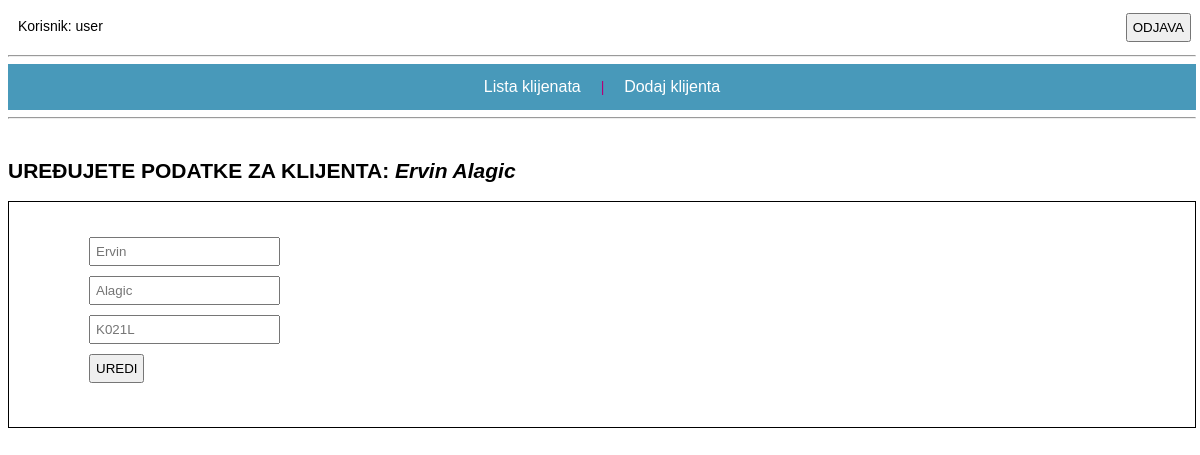
Screenshot of /uredi.php?id=5 with the database file from the repository.
### tables this page shows
CREATE TABLE "users" (
	`id`	INTEGER PRIMARY KEY AUTOINCREMENT,
	`user`	TEXT,
	`pass`	TEXT
);

CREATE TABLE "klijenti" (
	`id`	INTEGER PRIMARY KEY AUTOINCREMENT,
	`ime`	TEXT,
	`prezime`	TEXT,
	`br_licne_karte`	TEXT,
	`verifikacija`	TEXT
);

### uredi.php (the view, shortened to what this page needs)
<?php
$db = new MyDB();
$sql = "SELECT * from users";
$result = $db->query($sql);
?>
<div class="odjava">
<?php
if($row = $result->fetchArray(SQLITE3_ASSOC)){
echo "<font>Korisnik: ".$row["user"]."</font>";
}
?>
<form action="uredi.php" method="POST">
 	<button type="submit" name="odjava">ODJAVA</button>
</form>
</div>
<hr>
<div class="navbar">
<ul>
<li><a href="lista.php">Lista klijenata</a></li>
<li style="color:#b30077">|</li>
<li><a href="dodaj.php">Dodaj klijenta</a></li>
</ul>
</div>
<hr>
<?php
$ID = $_GET['id'];
$sql1 = "SELECT * FROM klijenti WHERE id=$ID";
$result1 = $db->query($sql1);
$row1 = $result1->fetchArray(SQLITE3_ASSOC);
echo "<h2>UREÐUJETE PODATKE ZA KLIJENTA: <i>".$row1['ime']." ".$row1['prezime']."</i></h2>";
?>
<div class="dodaj">
<form method="POST">
	<input type="text" name="ime" placeholder="<?php echo $row1['ime'] ?>" size="20" /><br>
	<input type="text" name="prezime" placeholder="<?php echo $row1['prezime'] ?>" size="20" /><br>
	<input type="text" name="br_licne_karte" placeholder="<?php echo $row1['br_licne_karte'] ?>" size="20" /><br>
 	<button type="submit" name="dodaj">UREDI</button>
</form>
</div>

### style.css (style rules this page uses)
.odjava { padding: 5px; }
.odjava form button { padding: 5px; float: right; }
.odjava font { padding: 5px; float: left; }
.navbar { text-align: center; }
.navbar ul { list-style-type: none; margin: 0; padding: 0; overflow: hidden; background-color: #4899ba; }
.navbar li { display: inline-block; }
.navbar li a { display: inline-block; color: white; text-align: center; padding: 14px 16px; text-decoration: none; font-size:16px; }
.dodaj { border-style: solid; border-width: 1px; padding: 30px 80px; text-align:justify; }
.dodaj input { padding: 5px; margin-top: 5px; margin-bottom: 5px; }
.dodaj button { padding: 5px; margin-top: 5px; }

### rows the page displays
users: user "user"
klijenti: ime "Ervin", prezime "Alagic", br_licne_karte "K021L"
